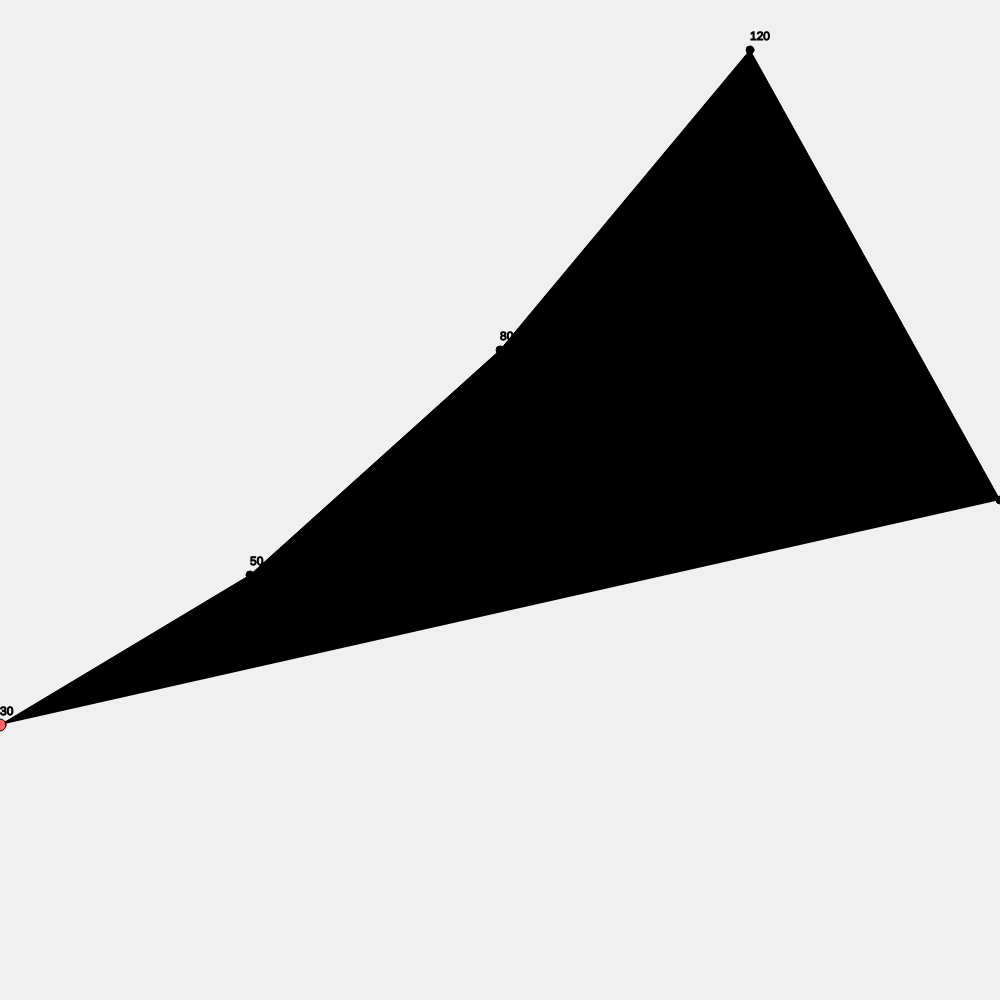
Frame 1 (no input)
Frame 60 (no input): identical to frame 1, image omitted
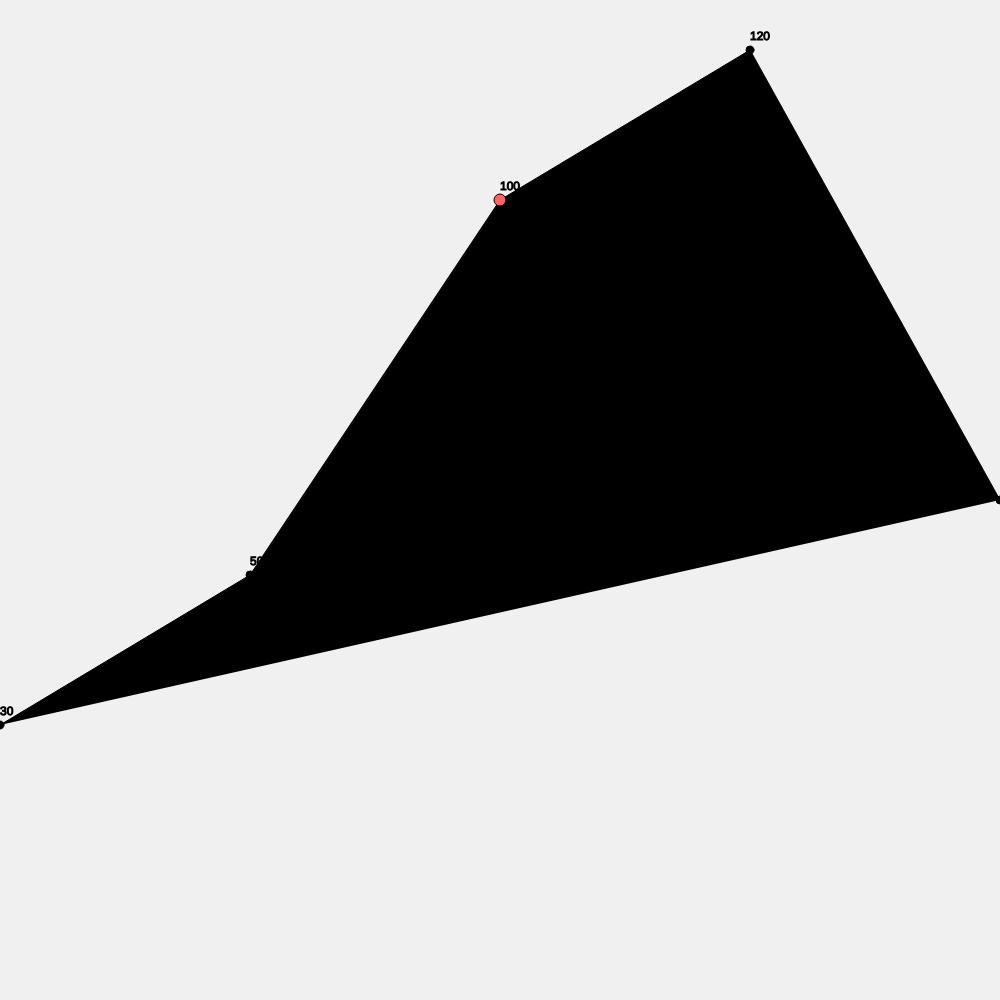
Frame 120 (the mouse pressed at the canvas centre since frame 60)

The p5.js sketch that drew these frames (run headless with seeded random() and noise() and a simulated clock; from frame 60 on, the mouse is pressed at the canvas centre):

// p5.js sketch
// ── sketch.js
let data = [30, 50, 80, 120, 60];
let spacing;
let maxValue;

function setup() {
  createCanvas(1000, 1000);
  spacing = width / (data.length - 1);
  maxValue = max(data);
}

function draw() {
  background(240);
  stroke(0);
  noFill();

  // Draw line chart
  beginShape();
  for (let i = 0; i < data.length; i++) {
    let x = i * spacing;
    let y = map(data[i], 0, maxValue, height - 50, 50);
    vertex(x, y);

    // Display data values
    fill(0);
    ellipse(x, y, 8, 8);
    text(data[i], x, y - 10);
  }
  endShape();

  // Highlight the point under the mouse
  let mouseXIndex = floor(mouseX / spacing);
  if (mouseXIndex >= 0 && mouseXIndex < data.length) {
    fill(255, 100, 100);
    let x = mouseXIndex * spacing;
    let y = map(data[mouseXIndex], 0, maxValue, height - 50, 50);
    ellipse(x, y, 12, 12);
  }
}

function mousePressed() {
  // Increase the value of the point under the mouse
  let mouseXIndex = floor(mouseX / spacing);
  if (mouseXIndex >= 0 && mouseXIndex < data.length) {
    data[mouseXIndex] += 20;
  }
}
